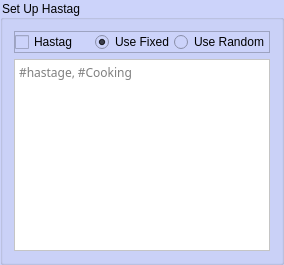
              <widget class="QGroupBox" name="groupBox_4">
               <property name="styleSheet">
                <string notr="true">background-color: rgb(204, 211, 250);</string>
               </property>
               <property name="title">
                <string>Set Up Hastag</string>
               </property>
               <layout class="QVBoxLayout" name="verticalLayout_3">
                <item>
                 <widget class="QFrame" name="frame_2">
                  <property name="frameShape">
                   <enum>QFrame::StyledPanel</enum>
                  </property>
                  <property name="frameShadow">
                   <enum>QFrame::Raised</enum>
                  </property>
                  <layout class="QHBoxLayout" name="horizontalLayout_7">
                   <property name="spacing">
                    <number>0</number>
                   </property>
                   <property name="leftMargin">
                    <number>0</number>
                   </property>
                   <property name="topMargin">
                    <number>0</number>
                   </property>
                   <property name="rightMargin">
                    <number>0</number>
                   </property>
                   <property name="bottomMargin">
                    <number>0</number>
                   </property>
                   <item>
                    <widget class="QCheckBox" name="hastag">
                     <property name="text">
                      <string>Hastag</string>
                     </property>
                    </widget>
                   </item>
                   <item>
                    <widget class="QWidget" name="widget_5" native="true">
                     <layout class="QHBoxLayout" name="horizontalLayout_6">
                      <property name="spacing">
                       <number>0</number>
                      </property>
                      <property name="leftMargin">
                       <number>0</number>
                      </property>
                      <property name="topMargin">
                       <number>0</number>
                      </property>
                      <property name="rightMargin">
                       <number>0</number>
                      </property>
                      <property name="bottomMargin">
                       <number>0</number>
                      </property>
                      <item>
                       <widget class="QRadioButton" name="use_fixed_hastag">
                        <property name="text">
                         <string>Use Fixed</string>
                        </property>
                        <property name="checked">
                         <bool>true</bool>
                        </property>
                        <attribute name="buttonGroup">
                         <string notr="true">buttonGroup_4</string>
                        </attribute>
                       </widget>
                      </item>
                      <item>
                       <widget class="QRadioButton" name="use_random_hastag">
                        <property name="text">
                         <string>Use Random</string>
                        </property>
                        <attribute name="buttonGroup">
                         <string notr="true">buttonGroup_4</string>
                        </attribute>
                       </widget>
                      </item>
                     </layout>
                    </widget>
                   </item>
                  </layout>
                 </widget>
                </item>
                <item>
                 <widget class="QPlainTextEdit" name="post_reels_hastag">
                  <property name="font">
                   <font>
                    <family>Noto Sans Khmer</family>
                   </font>
                  </property>
                  <property name="styleSheet">
                   <string notr="true">background-color: rgb(255, 255, 255);</string>
                  </property>
                  <property name="placeholderText">
                   <string>#hastage, #Cooking</string>
                  </property>
                 </widget>
                </item>
               </layout>
              </widget>
